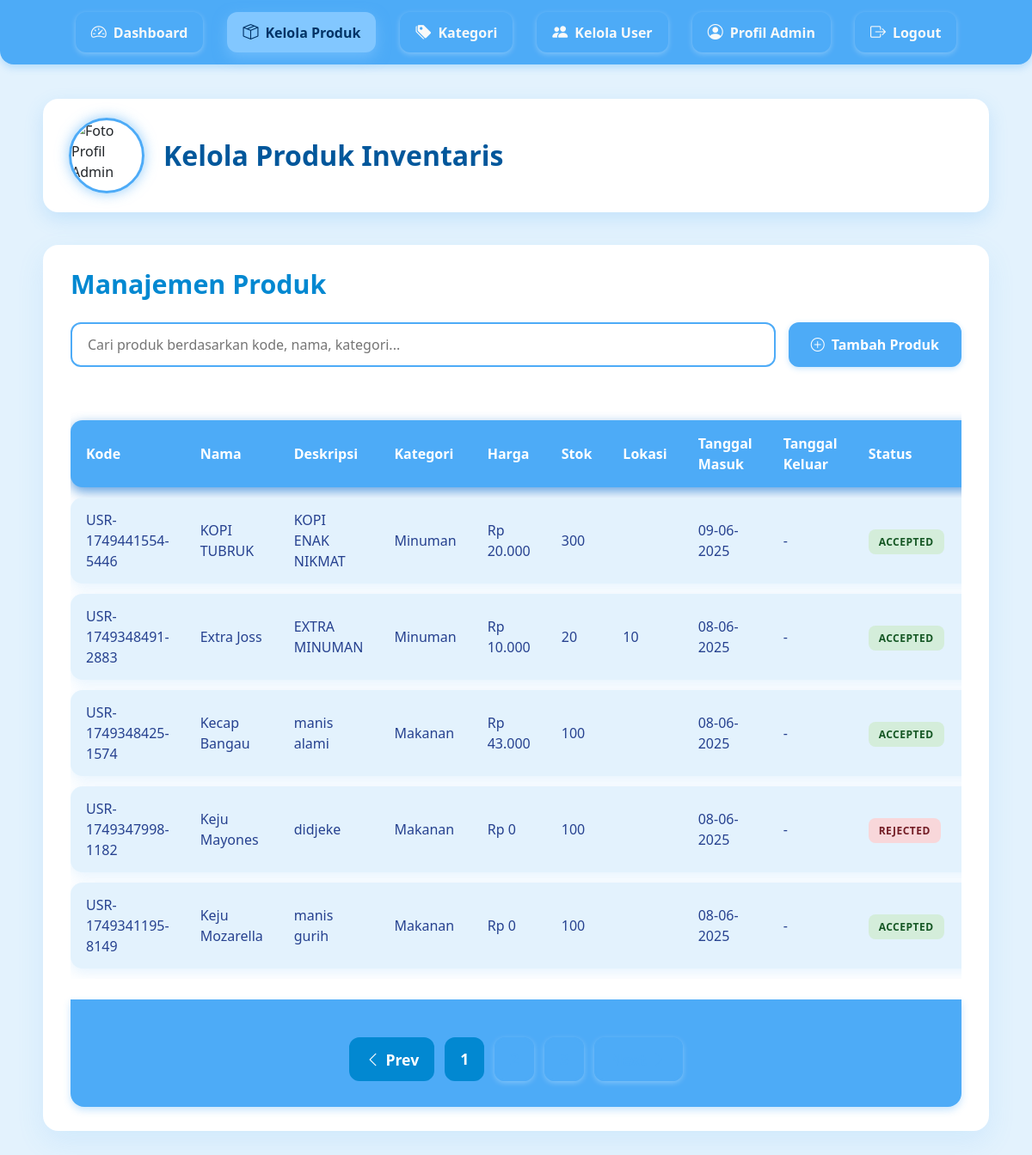
The page /view/admin/produk.php (signed in) on the database its author committed.
### tables this page shows
CREATE TABLE `products` (
  `id` int(11) NOT NULL,
  `user_id` int(11) DEFAULT NULL,
  `kode_barang` varchar(50) NOT NULL,
  `name` varchar(100) NOT NULL,
  `description` text DEFAULT NULL,
  `price` decimal(10,2) NOT NULL,
  `stock` int(11) NOT NULL DEFAULT 0,
  `location` varchar(100) DEFAULT NULL,
  `category_id` int(11) DEFAULT NULL,
  `location_rack` varchar(100) DEFAULT NULL,
  `rack_location` varchar(100) DEFAULT NULL,
  `image` varchar(255) DEFAULT NULL,
  `date_in` date DEFAULT curdate(),
  `date_out` date DEFAULT NULL,
  `created_at` timestamp NOT NULL DEFAULT current_timestamp(),
  `updated_at` timestamp NOT NULL DEFAULT current_timestamp() ON UPDATE current_timestamp(),
  `status` varchar(20) NOT NULL DEFAULT 'draft',
  `is_deleted` tinyint(1) DEFAULT 0
);

CREATE TABLE `categories` (
  `id` int(11) NOT NULL,
  `name` varchar(50) NOT NULL,
  `description` text DEFAULT NULL,
  `created_at` timestamp NOT NULL DEFAULT current_timestamp()
);

### view/admin/produk.php (the view, shortened to what this page needs)
<?php
include '../../includes/database.php';
$limit = 5;
$page = isset($_GET['page']) && is_numeric($_GET['page']) ? (int)$_GET['page'] : 1;
$offset = ($page - 1) * $limit;
$search = isset($_GET['q']) ? mysqli_real_escape_string($conn, $_GET['q']) : '';
$totalQuery = "SELECT COUNT(*) as total FROM products p LEFT JOIN categories c ON p.category_id = c.id";
$totalResult = mysqli_query($conn, $totalQuery);
$totalRow = mysqli_fetch_assoc($totalResult);
$totalData = $totalRow['total'];
$query = "SELECT p.*, c.name AS category_name
          FROM products p
          LEFT JOIN categories c ON p.category_id = c.id";
$query .= " ORDER BY p.id DESC
            LIMIT $limit OFFSET $offset";
$result = mysqli_query($conn, $query);
$totalPages = ceil($totalData / $limit);
$user_id = $_SESSION['user_id'];
$admin_query = mysqli_query($conn, "SELECT photo FROM users WHERE id = $user_id LIMIT 1");
$admin = mysqli_fetch_assoc($admin_query);
$photoPath = '../../uploads/profile/' . ($admin['photo'] ?: 'default-profile.png');
if (!file_exists($photoPath)) {
    $photoPath = '../../assets/img/default-profile.png';
}
?>
<!DOCTYPE html>
<html lang="id">
<head>
    <link href="https://cdn.jsdelivr.net/npm/bootstrap@5.3.3/dist/css/bootstrap.min.css" rel="stylesheet" />
    <link href="https://cdn.jsdelivr.net/npm/bootstrap-icons@1.10.5/font/bootstrap-icons.css" rel="stylesheet" />
</head>
<body>
    <nav aria-label="Navigasi Menu Admin">
        <a href="dashboard.php"><i class="bi bi-speedometer2"></i> Dashboard</a>
        <a href="produk.php" class="active"><i class="bi bi-box-seam"></i> Kelola Produk</a>
        <a href="kategori.php"><i class="bi bi-tags-fill"></i> Kategori</a>
        <a href="kelola_user.php"><i class="bi bi-people-fill"></i> Kelola User</a>
        <a href="profil.php"><i class="bi bi-person-circle"></i> Profil Admin</a>
        <a href="logout.php"><i class="bi bi-box-arrow-right"></i> Logout</a>
    </nav>
    <main>
        <header>
            <img src="<?= htmlspecialchars($photoPath); ?>" alt="Foto Profil Admin" />
            <h2>Kelola Produk Inventaris</h2>
        </header>
        <section class="content-section">
            <h3 class="section-title">Manajemen Produk</h3>
            <div class="search-add-section">
                <input type="text" id="searchInput" class="search-input" placeholder="Cari produk berdasarkan kode, nama, kategori...">
                <a href="produk_tambah.php" class="btn-add-product">
                    <i class="bi bi-plus-circle"></i>Tambah Produk
                </a>
            </div>
            <div class="table-responsive">
                <table role="table" aria-describedby="product-table-desc" aria-live="polite" aria-relevant="all">
                    <thead>
                        <tr>
                            <th scope="col">Kode</th>
                            <th scope="col">Nama</th>
                            <th scope="col">Deskripsi</th>
                            <th scope="col">Kategori</th>
                            <th scope="col">Harga</th>
                            <th scope="col">Stok</th>
                            <th scope="col">Lokasi</th>
                            <th scope="col">Tanggal Masuk</th>
                            <th scope="col">Tanggal Keluar</th>
                            <th scope="col">Status</th>
                            <th scope="col" class="text-center">Aksi</th>
                        </tr>
                    </thead>
                    <tbody id="produkTableBody">
                        <?php if (mysqli_num_rows($result) > 0): ?>
                            <?php while ($row = mysqli_fetch_assoc($result)):
                                $statusClass = '';
                                if ($row['status'] === 'pending') $statusClass = 'status-badge pending';
                                elseif ($row['status'] === 'accepted') $statusClass = 'status-badge accepted';
                                elseif ($row['status'] === 'rejected') $statusClass = 'status-badge rejected';
                                else $statusClass = 'status-badge default';
                            ?>
                                <tr>
                                    <td><?= htmlspecialchars($row['kode_barang']) ?></td>
                                    <td><?= htmlspecialchars($row['name']) ?></td>
                                    <td class="description"><?= nl2br(htmlspecialchars($row['description'])) ?></td>
                                    <td><?= htmlspecialchars($row['category_name']) ?></td>
                                    <td>Rp <?= number_format($row['price'], 0, ',', '.') ?></td>
                                    <td><?= (int)$row['stock'] ?></td>
                                    <td><?= htmlspecialchars($row['location']) ?></td>
                                    <td><?= !empty($row['date_in']) ? date('d-m-Y', strtotime($row['date_in'])) : '-' ?></td>
                                    <td><?= !empty($row['date_out']) ? date('d-m-Y', strtotime($row['date_out'])) : '-' ?></td>
                                    <td><span class="<?= $statusClass ?>"><?= ucfirst($row['status']) ?></span></td>
                                    <td class="text-center text-nowrap">
                                    </td>
                                </tr>
                            <?php endwhile; ?>
                        <?php else: ?>
                            <tr>
                                <td colspan="11" class="text-center py-4"><i class="bi bi-info-circle me-2"></i>Tidak ada data produk.</td>
                            </tr>
                        <?php endif; ?>
                    </tbody>
                </table>
            </div>
            <nav aria-label="Navigasi halaman produk" class="mt-4">
                <ul class="pagination">
                    <li class="<?= ($page <= 1) ? 'disabled' : ''; ?>">
                        <a href="produk.php?page=<?= max(1, $page - 1) ?><?= $search ? '&q=' . urlencode($search) : '' ?>" aria-label="Previous">
                            <i class="bi bi-chevron-left"></i> Prev
                        </a>
                    </li>
                    <?php
                    $start = max(1, $page - 2);
                    $end = min($totalPages, $page + 2);
                    for ($i = $start; $i <= $end; $i++):
                    ?>
                        <li class="<?= ($i == $page) ? 'active' : ''; ?>">
                            <a href="produk.php?page=<?= $i ?><?= $search ? '&q=' . urlencode($search) : '' ?>"><?= $i ?></a>
                        </li>
                    <?php endfor;
                    ?>
                    <li class="<?= ($page >= $totalPages) ? 'disabled' : ''; ?>">
                        <a href="produk.php?page=<?= min($totalPages, $page + 1) ?><?= $search ? '&q=' . urlencode($search) : '' ?>" aria-label="Next">
                            Next <i class="bi bi-chevron-right"></i>
                        </a>
                    </li>
                </ul>
            </nav>
        </section>
    </main>
</body>
</html>

### view/admin/produk.php (style rules this page uses)
body, html { margin: 0; padding: 0; font-family: 'Segoe UI', Tahoma, Geneva, Verdana, sans-serif; background: #e3f2fd; min-height: 100vh; display: flex; flex-direction: column; }
nav { background: #4dabf7; padding: 14px 0; display: flex; justify-content: center; gap: 28px; font-weight: 600; font-size: 16px; position: sticky; top: 0; box-shadow: 0 4px 8px rgba(77, 171, 247, 0.3); z-index: 1000; border-radius: 0 0 16px 16px; }
nav a { color: #f9f9f9; text-decoration: none; padding: 10px 18px; border-radius: 12px; display: flex; align-items: center; gap: 8px; transition: background-color 0.3s ease, color 0.3s ease; box-shadow: 0 2px 6px rgba(255, 255, 255, 0.3); }
nav a i { font-size: 18px; }
nav a:hover, nav a.active { background-color: #82c7ff; color: #003366; box-shadow: 0 6px 16px rgba(130, 199, 255, 0.6); }
main { flex-grow: 1; padding: 40px 50px; max-width: 1200px; margin: 0 auto 40px auto; width: 100%; }
header { display: flex; align-items: center; gap: 22px; margin-bottom: 38px; background: white; padding: 22px 30px; border-radius: 18px; box-shadow: 0 8px 22px rgba(77, 171, 247, 0.2); }
header img { width: 88px; height: 88px; object-fit: cover; border-radius: 50%; border: 3px solid #4dabf7; box-shadow: 0 0 15px rgba(77, 171, 247, 0.6); transition: transform 0.3s ease; }
header h2 { font-weight: 700; color: #01579b; margin: 0; font-size: 2rem; user-select: none; }
.content-section { background: white; border-radius: 18px; padding: 28px 32px; box-shadow: 0 12px 32px rgba(77, 171, 247, 0.12); }
.section-title { font-weight: 700; color: #0288d1; font-size: 1.9rem; margin-bottom: 26px; user-select: none; }
.search-add-section { display: flex; gap: 15px; margin-bottom: 30px; align-items: center; }
.search-input { flex: 1; border-radius: 12px; padding: 12px 18px; border: 2px solid #4dabf7; font-size: 16px; transition: all 0.3s ease; }
.btn-add-product { background: #4dabf7; border: 2px solid #4dabf7; color: white; padding: 12px 24px; border-radius: 12px; font-weight: 600; font-size: 16px; transition: all 0.3s ease; text-decoration: none; display: flex; align-items: center; gap: 8px; box-shadow: 0 2px 6px rgba(77, 171, 247, 0.3); }
table { width: 100%; border-collapse: separate; border-spacing: 0 12px; margin-top: 20px; }
thead tr { background: #4dabf7; color: white; border-radius: 14px; box-shadow: 0 5px 14px rgba(25, 118, 210, 0.7); }
thead th { padding: 15px 18px; font-weight: 700; text-align: left; border: none; }
thead th:first-child { border-radius: 14px 0 0 14px; }
thead th:last-child { border-radius: 0 14px 14px 0; }
tbody tr { background: #e3f2fd; box-shadow: 0 5px 15px rgba(77, 171, 247, 0.14); border-radius: 14px; transition: background-color 0.3s ease; }
tbody td { padding: 14px 18px; vertical-align: middle; color: #26418f; border: none; }
tbody td:first-child { border-radius: 14px 0 0 14px; }
tbody td:last-child { border-radius: 0 14px 14px 0; }
.status-badge { padding: 6px 12px; border-radius: 8px; font-weight: 600; font-size: 12px; text-transform: uppercase; letter-spacing: 0.5px; }
.status-badge.accepted { background: #d4edda; color: #155724; }
.status-badge.rejected { background: #f8d7da; color: #721c24; }
.pagination { margin-top: 30px; display: flex; justify-content: center; gap: 12px; list-style: none; padding-left: 0; user-select: none; }
.pagination li { display: inline-block; }
.pagination a { display: flex; align-items: center; justify-content: center; color: #4dabf7; padding: 10px 16px; text-decoration: none; border: 2px solid #4dabf7; border-radius: 12px; font-weight: 600; transition: all 0.3s ease; font-size: 1.1rem; gap: 6px; }
.pagination a i { font-size: 18px; }
.pagination .active a, .pagination .disabled a { background-color: #0288d1; border-color: #0288d1; color: white; pointer-events: none; cursor: default; box-shadow: none; }

### rows shown on the page
products: kode_barang "USR-1749441554-5446", name "KOPI TUBRUK", description "KOPI ENAK NIKMAT", category.name "Minuman", price "20.000", stock "300", date_in "09-06-2025", status "ACCEPTED"
products: kode_barang "USR-1749348491-2883", name "Extra Joss", description "EXTRA MINUMAN", category.name "Minuman", price "10.000", stock "20", location "10", date_in "08-06-2025", status "ACCEPTED"
products: kode_barang "USR-1749348425-1574", name "Kecap Bangau", description "manis alami", category.name "Makanan", price "43.000", stock "100", date_in "08-06-2025", status "ACCEPTED"
products: kode_barang "USR-1749347998-1182", name "Keju Mayones", description "didjeke", category.name "Makanan", price "0", stock "100", date_in "08-06-2025", status "REJECTED"
products: kode_barang "USR-1749341195-8149", name "Keju Mozarella", description "manis gurih", category.name "Makanan", price "0", stock "100", date_in "08-06-2025", status "ACCEPTED"
